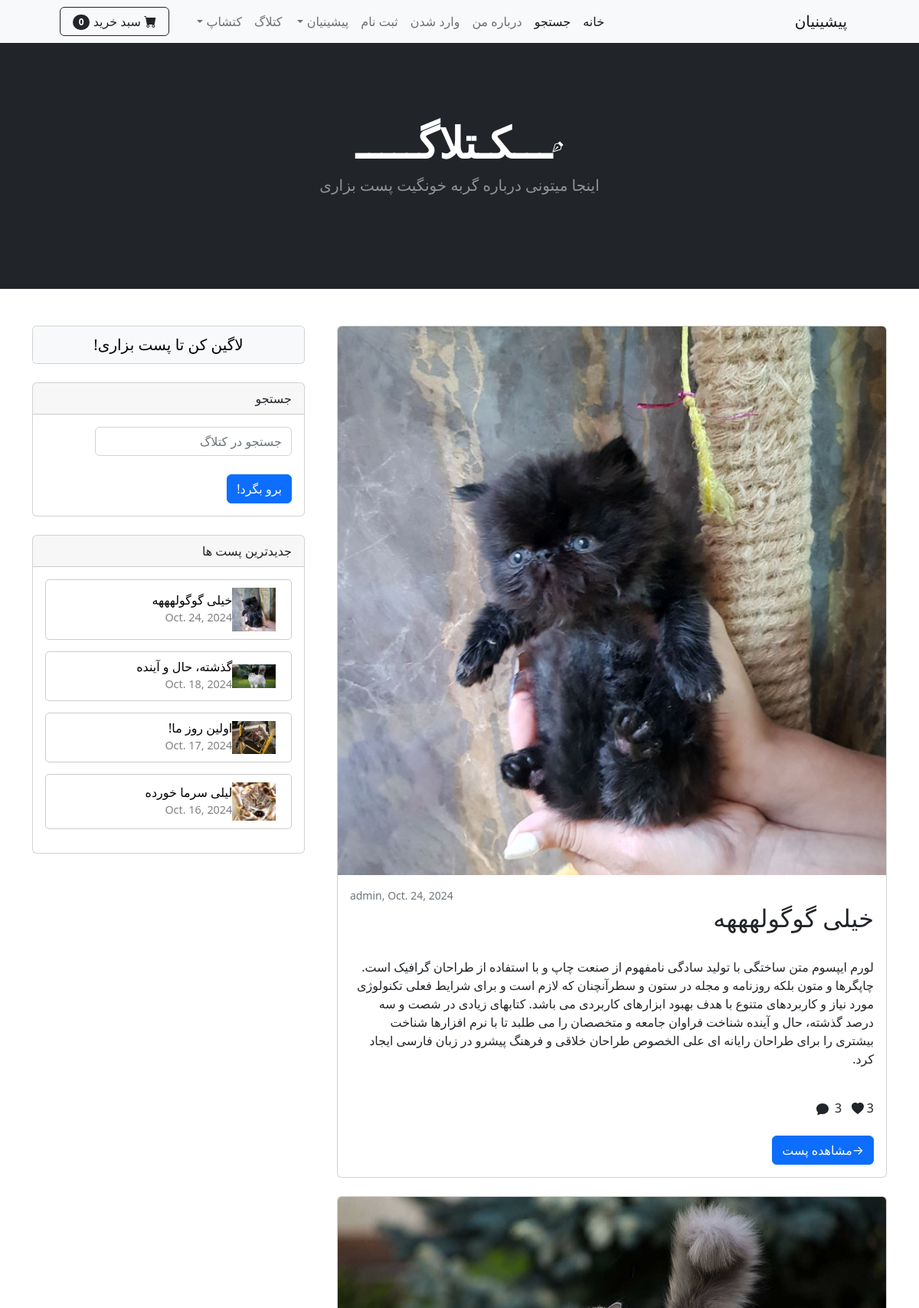
The page /catlog/ (upper part) on the database as committed earlier.
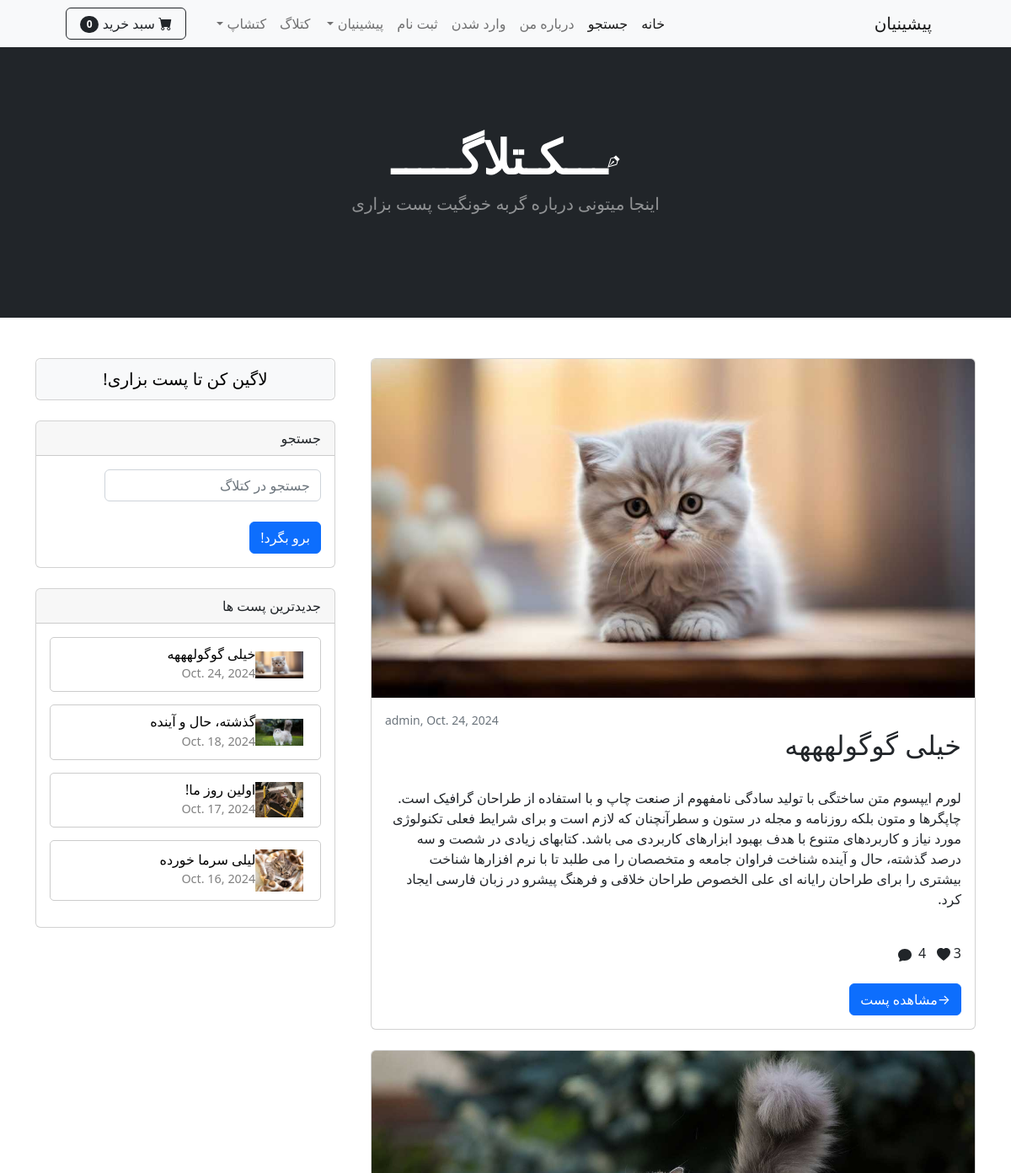
The same page on the database as committed later.
### catlog/models.py (models this page shows, shortened)
class Post(models.Model):
    cat_name = models.CharField(max_length=50)
    title = models.CharField(max_length=250)
    excerpt = models.TextField(max_length=500, default='', blank=True, null=True)
    body = models.TextField()
    writer = models.ForeignKey(User ,on_delete=models.CASCADE)
    date = models.DateField(default=date.today)
    picture = models.ImageField(upload_to='upload/%y/%m/%d')
    profile = models.ForeignKey(Profile, on_delete=models.CASCADE, null=True, blank=True)
    likes = models.ManyToManyField(User, related_name='liked_posts', blank=True,null=True)
    def total_likes(self):
        return self.likes.count()

### catlog/views.py (the view)
# urls.py: path('',CatlogHome.as_view() , name='catlog'),
class CatlogHome(View):
    model = Post # مدل پست رو بردار به این تمپلیت ارسال کن . از نوع لیست است
    template_name = 'catlog_home.html'  #ما نیاز داریم یک لیستی رو ببینیم
    paginate_by = 2
    def get(self,request):
        if 'original_previous_url' in request.session:
            del request.session['original_previous_url']
        posts = Post.objects.all().order_by('-date')
        paginator = Paginator(posts, self.paginate_by)#  همه پست هارو میخونه  و براساس اینکه گفتیم چندتا چندتا تویه صفحه قرار بده یه شی به نام پجینیتور میسازه. پس پجینیتور ما شامل یه تعداد صفحه میشه که تو هر صفحه یه تعداد پست قرار گرفته
        page_number = request.GET.get('page')# شماره صفحه . به سراغ ریکوئست کاربر از نوع گت میریم . پیج را ازش استخراج میکنیم این پیج از طریق همون ریکوئست کاربر بما میرسع و میفرسته
        page_obj = paginator.get_page(page_number) #با متد گت پیج برو  شماره پیجی که کاربر میخواد استخراج کن بریز تو این
        user_profile = None
        if request.user.is_authenticated:  # اگر کاربر لاگین باشد
            try:
                user_profile = Profile.objects.get(user=request.user)  # پروفایل کاربر
            except Profile.DoesNotExist:
                user_profile = None  # اگر پروفایل تعریف نشده باشد
        posts_with_comments = []
        for post in page_obj:
            post.comment_count = post.comment_set.count()
            posts_with_comments.append(post)
        context = {
            'post_list': page_obj,
            'user_profile': user_profile,
        }
        return render(request, self.template_name, context )

### cart/cart.py (called while the page is built)
    def __len__(self):
        return sum(item['product_count'] for item in self.cart.values())

### cart/context_processors.py (called while the page is built)
def cart(request):
    return {'cart':Cart(request)}

### catlog/context_processors.py (called while the page is built)
def recent_posts(request):
    recent_posts = Post.objects.order_by('-date')[:4]
    return {'recent_posts':recent_posts}

### catlog/templates/catlog_home.html (shortened to what the changed rows need)
{% extends 'base.html' %}
{% block content %}
  <header class="bg-dark py-5">
    <div class="container px-4 px-lg-5 my-5">
         <div class="text-center text-white">
             <h1 class="display-4 fw-bolder"> ـــکـتلاگـــــ</h1>
          </div>
          <br>
    </div>
</header>
<br><br>
<div class="container">
    <div class="row">
        <div class="col-lg-8">
             {% for post in post_list %}
            <div class="card mb-4" style="width: 19cm; height: auto;">
                <a href="{% url 'post_detail' post.pk %}"><img class="card-img-top" src="{{ post.picture.url }}" alt="..."   /></a>
                <div class="card-body">
                    <div class="small text-muted" dir="ltr">{{ post.writer }},  {{ post.date }}</div>
                    <a class="text-decoration-none link-dark stretched-link" href="{% url 'post_detail' post.pk %}"><h2 class="card-title">{{ post.title }}</h2></a>
                    <br>
                    <p class="card-text">{{ post.excerpt }}</p>
                    <br>
                    {{ post.total_likes }}  <svg xmlns="http://www.w3.org/2000/svg" width="16" height="16" fill="currentColor" class="bi bi-heart-fill" viewBox="0 0 16 16">
                        <path fill-rule="evenodd" d="M8 1.314C12.438-3.248 23.534 4.735 8 15-7.534 4.736 3.562-3.248 8 1.314"/>
                      </svg>
                      {{ post.comment_count }} &nbsp;
                       <br><br>
                    <a class="btn btn-primary" href="{% url 'post_detail' post.pk %}"> →مشاهده پست </a>
                </div>
            </div>
            {% endfor %}
        <br>
        </div>
        <div class="col-lg-4">
             {% block sidebar %}
                {% include 'catlog_sidebar.html' %}
             {% endblock sidebar %}
        </div>
    </div>
</div>
{% endblock content %}

### catlog/templates/catlog_sidebar.html
{% load static %}
  <div class="card mb-3">
    <div class="card-header"> جدیدترین پست ها </div>
    {% if recent_posts %}
    <div class="card-body">
        {% for post in recent_posts %}
        <div style="border: 1px solid #ccc; border-radius: 5px; padding: 10px; margin-bottom: 15px; display: flex; align-items: center;">
            <img src="{{ post.picture.url }}" alt="" style="width: 1.5cm; height: auto; margin-right: 10px;">
            <div>
                <h6 style="margin: 0;"><a href="{% url 'post_detail' post.pk %}" style="text-decoration: none; color: black;">  {{ post.title }}  </a></h6>
                <time datetime="2020-01-01" style="font-size: 0.9em; color: gray;">{{ post.date }}</time>
            </div>
        </div>
        {% endfor %}
    </div>
    {% else %}
      <p>No blog post is available!</p>
    {% endif %}
</div>

Rows that differ between the two databases and show on the page:
changed Post "خیلی گوگولهههه": picture: a different picture; comment_count "3" → "4"
